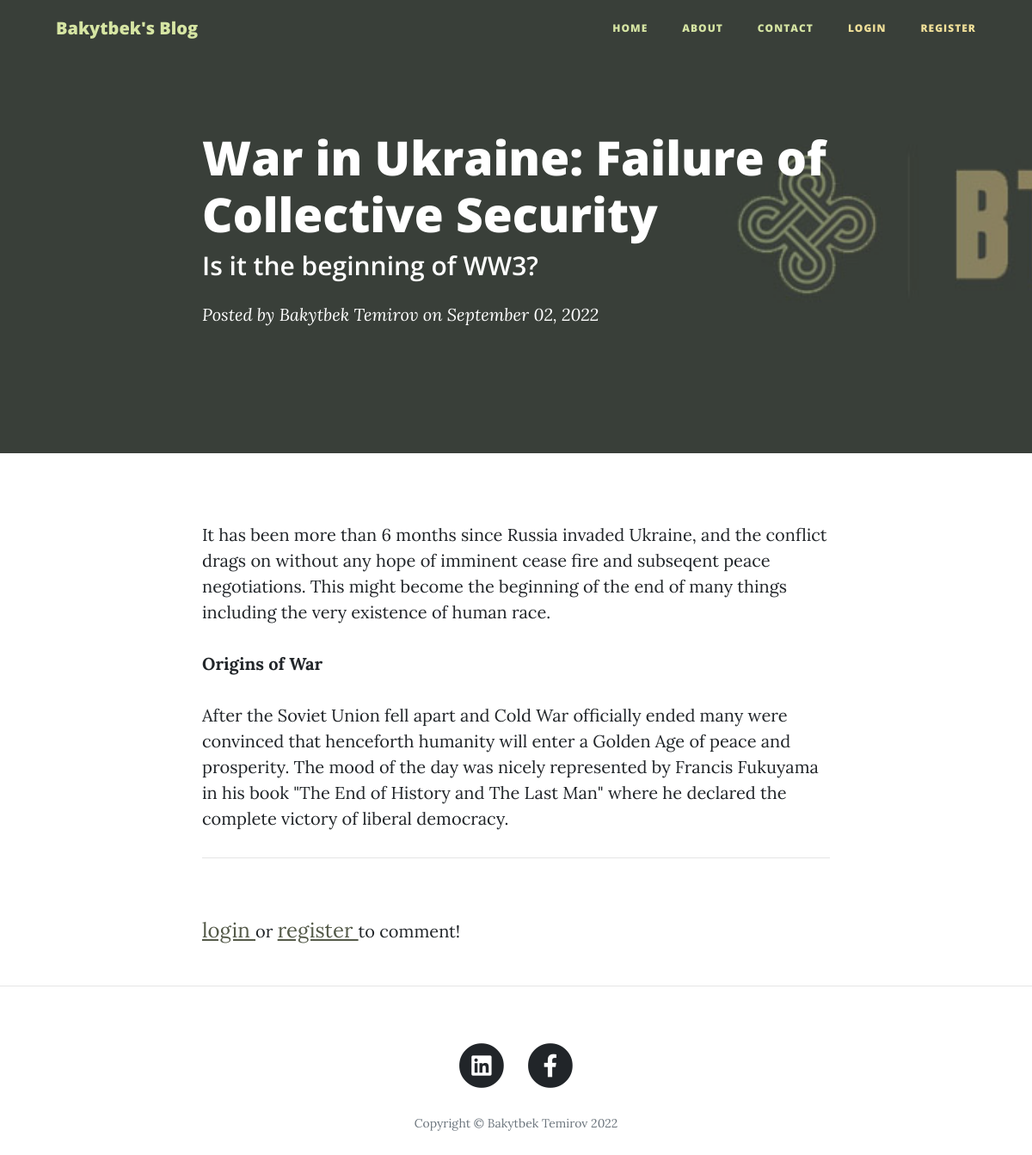
/post/1, run on the app's committed database.
### main.py (models this page shows)
class BlogPost(db.Model):
    __tablename__ = "blog_posts"
    id = db.Column(db.Integer, primary_key=True)
    author_id = db.Column(db.Integer, db.ForeignKey("users.id"))
    author = relationship("User", back_populates="posts")
    title = db.Column(db.String(250), unique=True, nullable=False)
    subtitle = db.Column(db.String(250), nullable=False)
    date = db.Column(db.String(250), nullable=False)
    body = db.Column(db.Text, nullable=False)
    comments = relationship("Comment", back_populates="parent_post")

class User(UserMixin, db.Model):
    __tablename__ = "users"
    id = db.Column(db.Integer, primary_key=True)
    email = db.Column(db.String(100), unique=True)
    password = db.Column(db.String(100))
    name = db.Column(db.String(100))
    category = db.Column(db.Integer, nullable=False)
    posts = relationship("BlogPost", back_populates="author")
    comments = relationship("Comment", back_populates="comment_author")

### main.py (the view, shortened to what this page needs)
@app.route("/post/<int:post_id>", methods=["GET", "POST"])
def show_post(post_id):
    comment_form = CommentForm()
    requested_post = BlogPost.query.get(post_id)
    return render_template("post.html", post=requested_post, form=comment_form, current_user=current_user)

### templates/post.html (shortened to what this page needs)
{% include "header.html" %}
{% import "bootstrap/wtf.html" as wtf %}
  <header class="masthead" style="background-image: url({{ url_for('static', filename='img/python-new.jpg')}})">
    <div class="overlay"></div>
    <div class="container">
      <div class="row">
        <div class="col-lg-8 col-md-10 mx-auto">
          <div class="post-heading">
            <h1>{{post.title}}</h1>
            <h2 class="subheading">{{post.subtitle}}</h2>
            <span class="meta">Posted by
              <a href="#">{{post.author.name}}</a>
              on {{post.date}}</span>
          </div>
        </div>
      </div>
    </div>
  </header>
  <article>
    <div class="container">
      <div class="row">
        <div class="col-lg-8 col-md-10 mx-auto">
            {{ post.body|safe }}
          <hr>
            <div class="col-lg-8 col-md-10 comment">
            </div>
            {% if current_user.is_authenticated %}
              {{ ckeditor.load() }}
              {{ ckeditor.config(name='text') }}
              {{ wtf.quick_form(form, novalidate=True, button_map={"submit": "primary"}) }}
            {% else %}
              <p class="subheading">
                <a class="comment_link" href="{{ url_for('login')}}"> login </a>
                or
                <a class="comment_link" href="{{ url_for('register')}}"> register </a>
                to comment!
            {% endif %}
          </div>
      </div>
    </div>
  </article>
  <hr>
{% include "footer.html" %}

### data on the page
BlogPost: title "War in Ukraine: Failure of Collective Security", subtitle "Is it the beginning of WW3?", date "September 02, 2022", body "It has been more than 6 months since Russia invaded Ukraine, and the conflict drags on without any hope of imminent cease fire and subseqent peace negotiations. This might become the beginning of the end of many things including the very existence of human race. Origins of War After the Soviet Union fell apart and Cold War officially ended many were convinced that henceforth humanity will enter a Golden Age of peace and prosperity. The mood of the day was nicely represented by Francis Fukuyama in his book \"The End of History and The Last Man\" where he declared the complete victory of liberal democracy."
User: author.name "Bakytbek Temirov"
